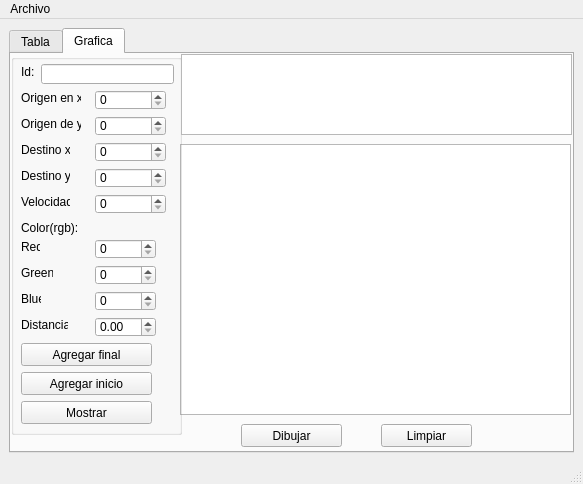
<?xml version="1.0" encoding="UTF-8"?>
<ui version="4.0">
 <class>MainWindow</class>
 <widget class="QMainWindow" name="MainWindow">
  <property name="geometry">
   <rect>
    <x>0</x>
    <y>0</y>
    <width>583</width>
    <height>484</height>
   </rect>
  </property>
  <property name="windowTitle">
   <string>MainWindow</string>
  </property>
  <widget class="QWidget" name="centralwidget">
   <layout class="QGridLayout" name="gridLayout_3">
    <item row="1" column="0">
     <widget class="QTabWidget" name="tabWidget">
      <property name="currentIndex">
       <number>1</number>
      </property>
      <widget class="QWidget" name="tab_2">
       <attribute name="title">
        <string>Tabla</string>
       </attribute>
       <layout class="QGridLayout" name="gridLayout_4">
        <item row="0" column="0" colspan="4">
         <widget class="QTableWidget" name="tabla"/>
        </item>
        <item row="1" column="2">
         <widget class="QPushButton" name="buscar_pushButton">
          <property name="text">
           <string>Buscar</string>
          </property>
         </widget>
        </item>
        <item row="1" column="0" colspan="2">
         <widget class="QLineEdit" name="buscar_lineEdit">
          <property name="placeholderText">
           <string>Id</string>
          </property>
         </widget>
        </item>
        <item row="2" column="1">
         <widget class="QPushButton" name="id">
          <property name="text">
           <string>Id</string>
          </property>
         </widget>
        </item>
        <item row="2" column="2">
         <widget class="QPushButton" name="velocidad">
          <property name="text">
           <string>Velocidad</string>
          </property>
         </widget>
        </item>
        <item row="2" column="3">
         <widget class="QPushButton" name="distancia">
          <property name="text">
           <string>Distancia</string>
          </property>
         </widget>
        </item>
        <item row="1" column="3">
         <widget class="QPushButton" name="mostrar_tabla_pushButton_2">
          <property name="text">
           <string>Mostrar</string>
          </property>
         </widget>
        </item>
       </layout>
      </widget>
      <widget class="QWidget" name="bgh">
       <attribute name="title">
        <string>Grafica</string>
       </attribute>
       <widget class="QGraphicsView" name="graphicsView">
        <property name="geometry">
         <rect>
          <x>169</x>
          <y>90</y>
          <width>391</width>
          <height>271</height>
         </rect>
        </property>
       </widget>
       <widget class="QPushButton" name="dibujar">
        <property name="geometry">
         <rect>
          <x>230</x>
          <y>370</y>
          <width>101</width>
          <height>23</height>
         </rect>
        </property>
        <property name="text">
         <string>Dibujar</string>
        </property>
       </widget>
       <widget class="QPushButton" name="limpiar">
        <property name="geometry">
         <rect>
          <x>370</x>
          <y>370</y>
          <width>91</width>
          <height>23</height>
         </rect>
        </property>
        <property name="text">
         <string>Limpiar</string>
        </property>
       </widget>
       <widget class="QGroupBox" name="groupBox">
        <property name="geometry">
         <rect>
          <x>0</x>
          <y>0</y>
          <width>171</width>
          <height>381</height>
         </rect>
        </property>
        <property name="title">
         <string/>
        </property>
        <widget class="QLineEdit" name="id_lineEdit">
         <property name="geometry">
          <rect>
           <x>30</x>
           <y>10</y>
           <width>133</width>
           <height>20</height>
          </rect>
         </property>
        </widget>
        <widget class="QSpinBox" name="origeny_spinBox">
         <property name="geometry">
          <rect>
           <x>84</x>
           <y>62</y>
           <width>71</width>
           <height>20</height>
          </rect>
         </property>
         <property name="maximum">
          <number>500</number>
         </property>
        </widget>
        <widget class="QSpinBox" name="destinox_spinBox">
         <property name="geometry">
          <rect>
           <x>84</x>
           <y>88</y>
           <width>71</width>
           <height>20</height>
          </rect>
         </property>
         <property name="maximum">
          <number>500</number>
         </property>
        </widget>
        <widget class="QSpinBox" name="origenx_spinBox">
         <property name="geometry">
          <rect>
           <x>84</x>
           <y>36</y>
           <width>71</width>
           <height>20</height>
          </rect>
         </property>
         <property name="maximum">
          <number>500</number>
         </property>
        </widget>
        <widget class="QLabel" name="label_12">
         <property name="geometry">
          <rect>
           <x>10</x>
           <y>62</y>
           <width>60</width>
           <height>16</height>
          </rect>
         </property>
         <property name="text">
          <string>Origen de y:</string>
         </property>
        </widget>
        <widget class="QLabel" name="label_13">
         <property name="geometry">
          <rect>
           <x>10</x>
           <y>166</y>
           <width>56</width>
           <height>16</height>
          </rect>
         </property>
         <property name="text">
          <string>Color(rgb): </string>
         </property>
        </widget>
        <widget class="QSpinBox" name="green_spinBox">
         <property name="geometry">
          <rect>
           <x>84</x>
           <y>211</y>
           <width>61</width>
           <height>20</height>
          </rect>
         </property>
         <property name="maximum">
          <number>255</number>
         </property>
        </widget>
        <widget class="QLabel" name="label_14">
         <property name="geometry">
          <rect>
           <x>10</x>
           <y>36</y>
           <width>60</width>
           <height>16</height>
          </rect>
         </property>
         <property name="text">
          <string>Origen en x:</string>
         </property>
        </widget>
        <widget class="QLabel" name="label_15">
         <property name="geometry">
          <rect>
           <x>10</x>
           <y>114</y>
           <width>49</width>
           <height>16</height>
          </rect>
         </property>
         <property name="text">
          <string>Destino y:</string>
         </property>
        </widget>
        <widget class="QPushButton" name="mostrar_pushButton">
         <property name="geometry">
          <rect>
           <x>10</x>
           <y>347</y>
           <width>131</width>
           <height>23</height>
          </rect>
         </property>
         <property name="text">
          <string>Mostrar</string>
         </property>
        </widget>
        <widget class="QLabel" name="label_16">
         <property name="geometry">
          <rect>
           <x>10</x>
           <y>10</y>
           <width>16</width>
           <height>16</height>
          </rect>
         </property>
         <property name="text">
          <string>Id:</string>
         </property>
        </widget>
        <widget class="QSpinBox" name="red_spinBox">
         <property name="geometry">
          <rect>
           <x>84</x>
           <y>185</y>
           <width>61</width>
           <height>20</height>
          </rect>
         </property>
         <property name="maximum">
          <number>255</number>
         </property>
        </widget>
        <widget class="QSpinBox" name="destinoy_spinBox">
         <property name="geometry">
          <rect>
           <x>84</x>
           <y>114</y>
           <width>71</width>
           <height>20</height>
          </rect>
         </property>
         <property name="maximum">
          <number>500</number>
         </property>
        </widget>
        <widget class="QSpinBox" name="spinBox">
         <property name="geometry">
          <rect>
           <x>84</x>
           <y>140</y>
           <width>71</width>
           <height>20</height>
          </rect>
         </property>
        </widget>
        <widget class="QSpinBox" name="blue_spinBox">
         <property name="geometry">
          <rect>
           <x>84</x>
           <y>237</y>
           <width>61</width>
           <height>20</height>
          </rect>
         </property>
         <property name="maximum">
          <number>255</number>
         </property>
        </widget>
        <widget class="QLabel" name="label_17">
         <property name="geometry">
          <rect>
           <x>10</x>
           <y>88</y>
           <width>49</width>
           <height>16</height>
          </rect>
         </property>
         <property name="text">
          <string>Destino x:</string>
         </property>
        </widget>
        <widget class="QPushButton" name="agregarinicio_pushButton">
         <property name="geometry">
          <rect>
           <x>10</x>
           <y>318</y>
           <width>131</width>
           <height>23</height>
          </rect>
         </property>
         <property name="text">
          <string>Agregar inicio</string>
         </property>
        </widget>
        <widget class="QLabel" name="label_18">
         <property name="geometry">
          <rect>
           <x>10</x>
           <y>140</y>
           <width>49</width>
           <height>16</height>
          </rect>
         </property>
         <property name="text">
          <string>Velocidad:</string>
         </property>
        </widget>
        <widget class="QLabel" name="label_19">
         <property name="geometry">
          <rect>
           <x>10</x>
           <y>185</y>
           <width>19</width>
           <height>16</height>
          </rect>
         </property>
         <property name="text">
          <string>Red</string>
         </property>
        </widget>
        <widget class="QPushButton" name="agregarfinal_pushButton">
         <property name="geometry">
          <rect>
           <x>10</x>
           <y>289</y>
           <width>131</width>
           <height>23</height>
          </rect>
         </property>
         <property name="text">
          <string>Agregar final</string>
         </property>
        </widget>
        <widget class="QLabel" name="label_20">
         <property name="geometry">
          <rect>
           <x>10</x>
           <y>237</y>
           <width>20</width>
           <height>16</height>
          </rect>
         </property>
         <property name="text">
          <string>Blue</string>
         </property>
        </widget>
        <widget class="QLabel" name="label_21">
         <property name="geometry">
          <rect>
           <x>10</x>
           <y>211</y>
           <width>32</width>
           <height>16</height>
          </rect>
         </property>
         <property name="text">
          <string>Green </string>
         </property>
        </widget>
        <widget class="QLabel" name="label_22">
         <property name="geometry">
          <rect>
           <x>10</x>
           <y>263</y>
           <width>47</width>
           <height>16</height>
          </rect>
         </property>
         <property name="text">
          <string>Distancia:</string>
         </property>
        </widget>
        <widget class="QDoubleSpinBox" name="distancia_doubleSpinBox">
         <property name="geometry">
          <rect>
           <x>84</x>
           <y>263</y>
           <width>61</width>
           <height>20</height>
          </rect>
         </property>
        </widget>
       </widget>
       <widget class="QPlainTextEdit" name="salida_2">
        <property name="geometry">
         <rect>
          <x>170</x>
          <y>0</y>
          <width>391</width>
          <height>81</height>
         </rect>
        </property>
       </widget>
      </widget>
     </widget>
    </item>
   </layout>
  </widget>
  <widget class="QMenuBar" name="menubar">
   <property name="geometry">
    <rect>
     <x>0</x>
     <y>0</y>
     <width>583</width>
     <height>21</height>
    </rect>
   </property>
   <widget class="QMenu" name="menuArchivo">
    <property name="title">
     <string>Archivo </string>
    </property>
    <addaction name="actionAbir"/>
    <addaction name="actionGuardar"/>
    <addaction name="actionGrafo"/>
   </widget>
   <addaction name="menuArchivo"/>
  </widget>
  <widget class="QStatusBar" name="statusbar"/>
  <action name="actionAbir">
   <property name="text">
    <string>Abir</string>
   </property>
   <property name="shortcut">
    <string>Ctrl+O</string>
   </property>
  </action>
  <action name="actionGuardar">
   <property name="text">
    <string>Guardar </string>
   </property>
   <property name="shortcut">
    <string>Ctrl+S</string>
   </property>
  </action>
  <action name="actionGrafo">
   <property name="text">
    <string>Grafo</string>
   </property>
   <property name="shortcut">
    <string>Ctrl+F</string>
   </property>
  </action>
 </widget>
 <resources/>
 <connections/>
</ui>
